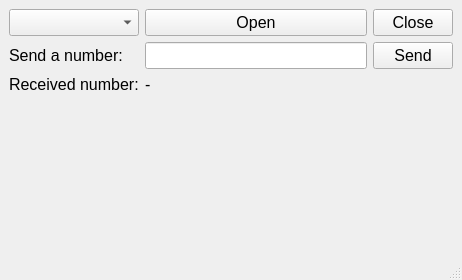
<?xml version="1.0" encoding="UTF-8"?>
<ui version="4.0">
 <class>MainWindow</class>
 <widget class="QMainWindow" name="MainWindow">
  <property name="geometry">
   <rect>
    <x>0</x>
    <y>0</y>
    <width>462</width>
    <height>280</height>
   </rect>
  </property>
  <property name="windowTitle">
   <string>MainWindow</string>
  </property>
  <widget class="QWidget" name="centralwidget">
   <layout class="QVBoxLayout" name="verticalLayout">
    <item>
     <layout class="QGridLayout" name="gridLayout">
      <item row="2" column="1">
       <widget class="QLabel" name="print_number">
        <property name="font">
         <font>
          <pointsize>12</pointsize>
         </font>
        </property>
        <property name="text">
         <string>-</string>
        </property>
       </widget>
      </item>
      <item row="2" column="0">
       <widget class="QLabel" name="label_2">
        <property name="font">
         <font>
          <pointsize>12</pointsize>
         </font>
        </property>
        <property name="text">
         <string>Received number:</string>
        </property>
       </widget>
      </item>
      <item row="1" column="0">
       <widget class="QLabel" name="label">
        <property name="font">
         <font>
          <pointsize>12</pointsize>
         </font>
        </property>
        <property name="text">
         <string>Send a number:</string>
        </property>
       </widget>
      </item>
      <item row="1" column="2">
       <widget class="QPushButton" name="send_button">
        <property name="font">
         <font>
          <pointsize>12</pointsize>
         </font>
        </property>
        <property name="text">
         <string>Send</string>
        </property>
       </widget>
      </item>
      <item row="1" column="1">
       <widget class="QLineEdit" name="send_number">
        <property name="sizePolicy">
         <sizepolicy hsizetype="Expanding" vsizetype="Fixed">
          <horstretch>0</horstretch>
          <verstretch>0</verstretch>
         </sizepolicy>
        </property>
        <property name="maximumSize">
         <size>
          <width>16777215</width>
          <height>50</height>
         </size>
        </property>
        <property name="font">
         <font>
          <pointsize>12</pointsize>
         </font>
        </property>
       </widget>
      </item>
      <item row="0" column="1">
       <widget class="QPushButton" name="open_button">
        <property name="font">
         <font>
          <pointsize>12</pointsize>
         </font>
        </property>
        <property name="text">
         <string>Open</string>
        </property>
       </widget>
      </item>
      <item row="0" column="2">
       <widget class="QPushButton" name="close_button">
        <property name="font">
         <font>
          <pointsize>12</pointsize>
         </font>
        </property>
        <property name="text">
         <string>Close</string>
        </property>
       </widget>
      </item>
      <item row="0" column="0">
       <widget class="QComboBox" name="combo_box">
        <property name="font">
         <font>
          <pointsize>12</pointsize>
         </font>
        </property>
       </widget>
      </item>
     </layout>
    </item>
    <item>
     <spacer name="verticalSpacer">
      <property name="orientation">
       <enum>Qt::Vertical</enum>
      </property>
      <property name="sizeHint" stdset="0">
       <size>
        <width>20</width>
        <height>40</height>
       </size>
      </property>
     </spacer>
    </item>
   </layout>
  </widget>
  <widget class="QMenuBar" name="menubar">
   <property name="geometry">
    <rect>
     <x>0</x>
     <y>0</y>
     <width>462</width>
     <height>26</height>
    </rect>
   </property>
  </widget>
  <widget class="QStatusBar" name="statusbar"/>
 </widget>
 <resources/>
 <connections/>
</ui>
